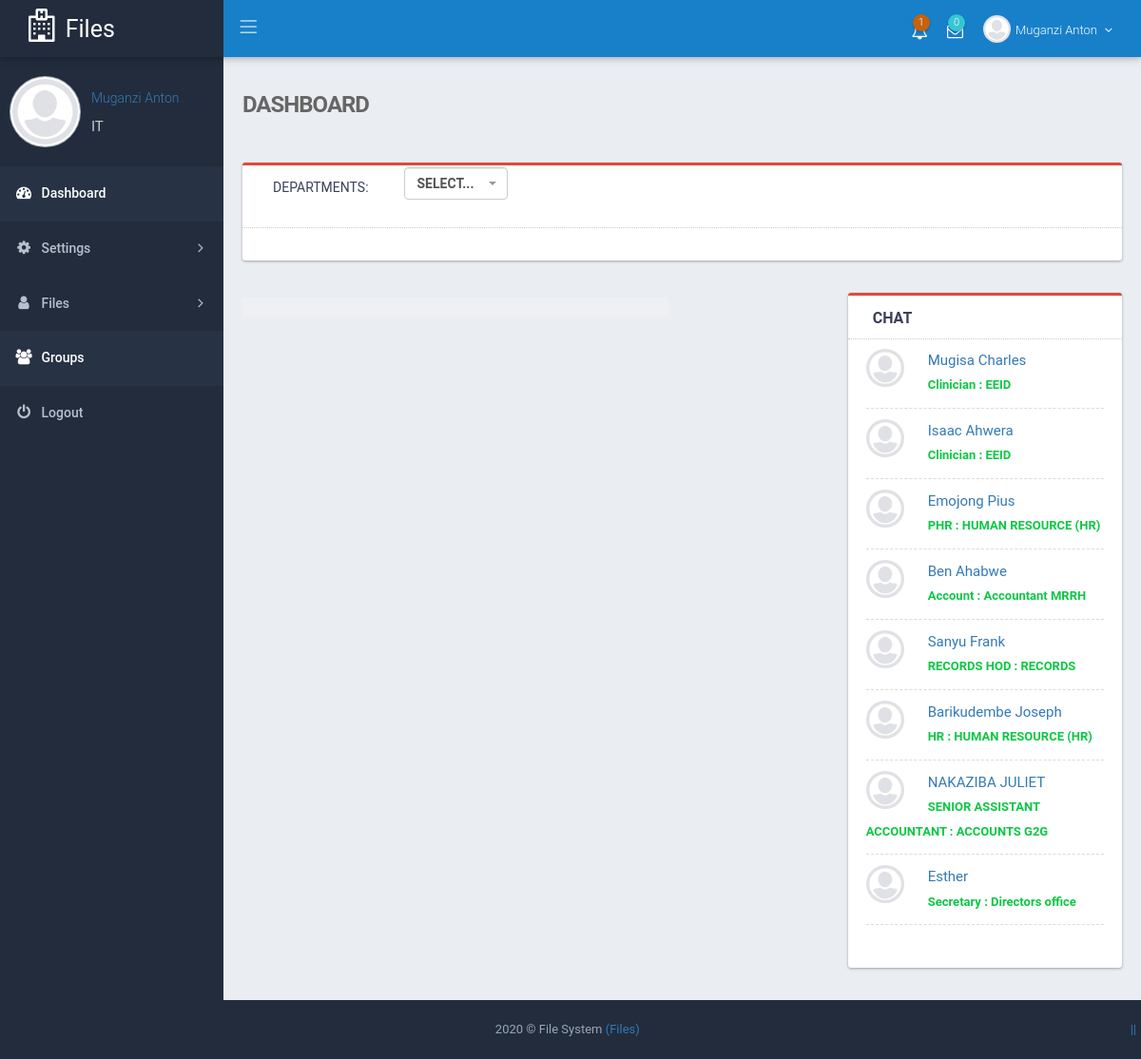
Screenshot of /index.php?page=dashboard (signed in) with the database file from the repository.
### tables this page shows
CREATE TABLE IF NOT EXISTS `staff` (
  `staff_id` int(11) NOT NULL AUTO_INCREMENT,
  `department_id` int(11) DEFAULT NULL,
  `name` text DEFAULT NULL,
  `staff_title` text DEFAULT NULL,
  `user_name` text DEFAULT NULL,
  `password` text DEFAULT NULL,
  `Status` int(11) DEFAULT 1,
  `user_type` text DEFAULT NULL,
  PRIMARY KEY (`staff_id`)
);

### classes/DB.php (called while the page is built, shortened)
<?php
class DB {
    private static $_instance = null;
    private $_pdo,
            $_query,
            $_error = false,
            $_result,
            $_options,
            $_dropQuery,
            $_columnName,
            $_ipNumber = null,
            $_count = 0,
            $_ugxAmount,
            $_grade, $_comment;
    private function __construct() {
        try {
            $this->_pdo = new PDO('mysql:host=' . Config::get('mysql/host') . ';dbname=' . Config::get('mysql/db'), Config::get('mysql/username'), Config::get('mysql/password'));
        } catch (PDOException $exc) {
            die($exc->getMessage());
        }
    }
    public static function getInstance() {
        if (!isset(self::$_instance)) {
            self::$_instance = new DB();
        }
        return self::$_instance;
    }
    public function query($sql, $params = array()) {
        if ($this->_query = $this->_pdo->prepare($sql)) {
            if ($this->_query->execute()) {
                $this->_result = $this->_query->fetchAll(PDO::FETCH_OBJ);
                $this->_count = $this->_query->rowCount();
            } else {
                print_r($this->_query->errorInfo());
                $this->_error = true;
            }
        }
        return $this;
    }
    public function results() {
        return $this->_result;
    }
    public function count() {
        return $this->_count;
    }
    public function checkRows($sql) {
        $this->_query = $this->query($sql);
        if ($this->count() > 0) {
            return TRUE;
        } else {
            return FALSE;
        }
    }
    public function querySample($sql) {
        if ($this->_query = $this->_pdo->prepare($sql)) {
            if ($this->_query->execute()) {
                $this->_result = $this->_query->fetchAll(PDO::FETCH_OBJ);
                $this->_count = $this->_query->rowCount();
            } else {
                print_r($this->_query->errorInfo());
                $this->_error = true;
            }
        }
        return $this->_result;
    }
    public function displayTableColumnValue($sql, $tbl_col_name) {
        $this->_columnName = "";
        $this->_query = $this->query($sql);
        foreach ($this->_query->results() as $result) {
            $this->_columnName = $result->$tbl_col_name;
        }
        return $this->_columnName;
    }
}
?>

### core/init.php (called while the page is built, shortened)
<?php
spl_autoload_register(function($class) {
    if (file_exists('classes/' . $class . '.php')) {
        return TRUE;
    }
    return FALSE;
});
?>

### classes/Config.php (called while the page is built)
<?php
class Config{
    public static function get($path=null){
        if($path){
            $config=$GLOBALS['config'];
            $path =  explode('/', $path);
            foreach ($path as $bit)
            {
                if(isset($config[$bit]))
                {
                    $config=$config[$bit];
                }
            }
            return $config;
        }
        return false;
    }
}
?>

### pages/dashboard.php (the view, shortened to what this page needs)
<!DOCTYPE html>
<html lang="en">
    <head>
        <?php include_once 'includes/header_css.php'; ?>
    </head>
    <body class="page-header-fixed sidemenu-closed-hidelogo page-content-white page-md header-blue" onload="notification();" >
        <div class="page-wrapper">
            <?php include_once 'includes/header_menu.php'; ?>
            <div class="page-container">
                <?php
                include_once 'includes/side_menu.php';
                ?>
                <div class="page-content-wrapper">
                    <div class="page-content">
                        <div class="page-bar">
                            <div class="page-title-breadcrumb">
                                <div class=" pull-left">
                                    <div class="page-title">Dashboard</div>
                                </div>
                            </div>
                        </div>
                        <?php
                        $hiddenclass = "hidden";
                        if ((isset($_SESSION['user_type']) && $_SESSION['user_type'] != "Admin") && !isset($_SESSION['immergencepassword'])) {
                            $hiddenclass = "hidden";
                        } else {
                            $hiddenclass = "";
                        }
                        ?>
                        <div id="printable">
                            <div class="row">
                                <div class="col-md-12 ">
                                    <div class="card card-topline-red <?php echo $hiddenclass ?>">
                                        <div class="card-head">
                                            <div class="form-group col-md-4">
                                                <label class="control-label col-md-6">Departments:</label>
                                                <div class="col-md-6">
                                                        <?php
                                                        $departmentList = DB::getInstance()->querySample("SELECT * FROM department WHERE Status=1");
                                                        ?>
                                                </div>
                                            </div>
                                        </div>
                                        <div class="card-body " id="chartjs_polar_parent">
                                        </div>
                                    </div>
                                </div>
                            </div>
                            <div class="row">
                                <div class="col-sm-6 col-sm-12" >
                                    <div class="chat-txt-form ">
                                    </div>
                                </div>
                                <?php
                                $staff_idd = $_SESSION['staff_id'];
                                $queryStaff = 'SELECT * FROM staff WHERE Status=1 and staff_id!="' . $staff_idd . '" ORDER BY staff_id desc ' . $limit;
                                if (DB::getInstance()->checkRows($queryStaff)) {
                                    ?>
                                    <div class="col-md-4 col-sm-12 pull-right">
                                        <div class="card  card-topline-red">
                                            <div class="card-head">
                                                <header>Chat</header>
                                            </div>
                                            <div id="divtoreload" class="card-body no-padding height-9">
                                                <div class="row">
                                                    <ul class="docListWindow">
                                                        <?php
                                                        $data_got = DB::getInstance()->querySample($queryStaff);
                                                        foreach ($data_got as $staff) {
                                                            ?>
                                                            <li onclick="messaging('<?php echo $staff->staff_id; ?>');">
                                                                <div class="prog-avatar">
                                                                    <img src="images/default.jpg" alt="" width="40" height="40">
                                                                </div>
                                                                <div class="details">
                                                                    <div class="title">
                                                                        <a ><?php echo $staff->name; ?></a>
                                                                    </div>
                                                                    <div>
                                                                        <span class="clsAvailable"><?php echo $staff->staff_title; ?> : <?php echo DB::getInstance()->displayTableColumnValue("select department_name from department where id='$staff->department_id' ", "department_name"); ?></span>
                                                                    </div>
                                                                </div>
                                                            </li>
                                                            <?php
                                                        }
                                                        ?>
                                                    </ul>
                                                </div>
                                            </div>
                                        </div>
                                    </div>
                                    <?php
                                } else {
                                    echo '<div class="alert alert-danger">No staff registered</div>';
                                }
                                ?>
                            </div>
                        </div>
                    </div>
                </div>
            </div>
            <?php include_once 'includes/footer.php'; ?>
        </div>
    </body>
</html>

### css/style.css (style rules this page uses)
ul.docListWindow { list-style-type: none; padding: 0 10px; }
ul.docListWindow li { display: inline-block; width: 100%; border-bottom: 1px dashed #dcdcdc; margin-bottom: 11px; padding-bottom: 11px; }
ul.docListWindow li .prog-avatar { width: 40px; height: 40px; float: left; margin-right: 25px; }
ul.docListWindow li .prog-avatar img { width: 100%; border-radius: 50%; -webkit-border-radius: 50%; }
* { -webkit-box-sizing: border-box; -moz-box-sizing: border-box; box-sizing: border-box; }
.form-group { margin-bottom: 15px; }
.clsAvailable { color: #0cc745; font-size: 13px; font-weight: 600; }

### css/responsive.css (style rules this page uses)
@media (min-width:992px) { .page-content-wrapper { float: left; width: 100% } }
@media (min-width:992px) { .page-content-wrapper .page-content { margin-left: 235px; margin-top: 0; min-height: 600px; padding: 25px 20px 10px } }

### rows the page displays
staff: name "Mugisa Charles", staff_title "Clinician", department_id "EEID"
staff: name "Isaac Ahwera", staff_title "Clinician", department_id "EEID"
staff: name "Emojong Pius", staff_title "PHR", department_id "HUMAN RESOURCE (HR)"
staff: name "Ben Ahabwe", staff_title "Account", department_id "Accountant MRRH"
staff: name "Sanyu Frank", staff_title "RECORDS HOD", department_id "RECORDS"
staff: name "Barikudembe Joseph", staff_title "HR", department_id "HUMAN RESOURCE (HR)"
staff: name "NAKAZIBA JULIET", staff_title "SENIOR ASSISTANT ACCOUNTANT", department_id "ACCOUNTS G2G"
staff: name "Esther", staff_title "Secretary", department_id "Directors office"

### other values shown
$HOSPITAL_NAME_ABREV "Files"
$_SESSION['staff_names'] "Muganzi Anton"
$company_name "File System"
